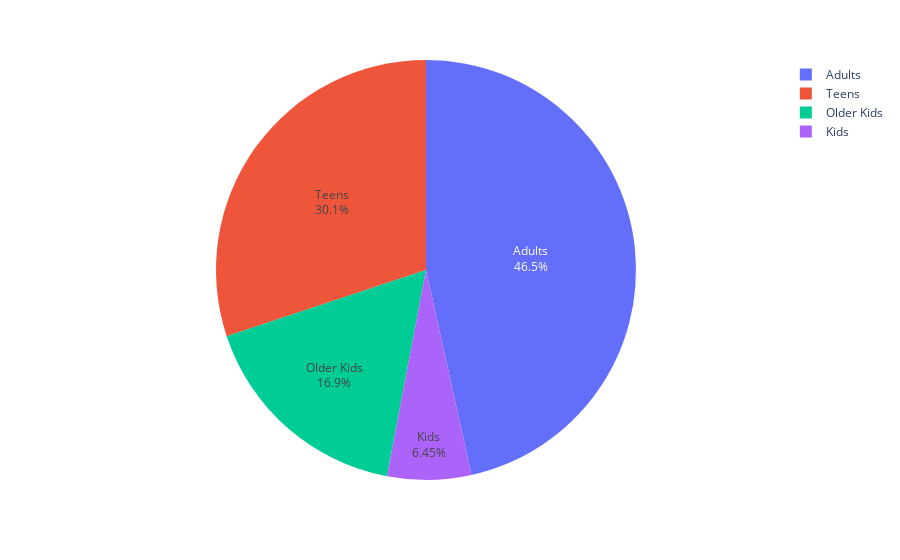

Source (notebook cell):
### Code cell
y=df["ratings_ages"].value_counts().reset_index()
plt.figure(figsize=(20,10))
fig = px.pie(y,values="ratings_ages",names="index")
fig.update_traces(textposition='inside', textinfo='percent+label')
fig.show()

### Figure 1 — Plotly figure (JSON) as saved in the notebook; plotly's stock layout.template omitted (floating-point values rounded to 4 significant figures)
{"data": [{"domain": {"x": [0, 1], "y": [0, 1]}, "hovertemplate": "index=%{label}<br>ratings_ages=%{value}<extra></extra>", "labels": ["Adults", "Teens", "Older Kids", "Kids"], "legendgroup": "", "name": "", "showlegend": true, "textinfo": "percent+label", "textposition": "inside", "type": "pie", "values": [4096, 2650, 1490, 568]}], "layout": {"legend": {"tracegroupgap": 0}, "margin": {"t": 60}}}
